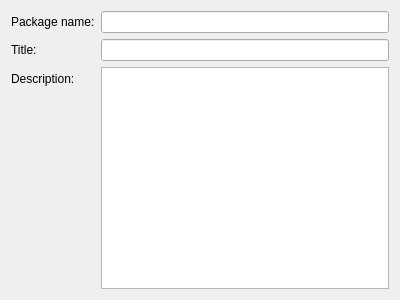
<?xml version="1.0" encoding="UTF-8"?>
<ui version="4.0">
 <class>WizardPage</class>
 <widget class="QWizardPage" name="WizardPage">
  <property name="geometry">
   <rect>
    <x>0</x>
    <y>0</y>
    <width>400</width>
    <height>300</height>
   </rect>
  </property>
  <property name="windowTitle">
   <string>WizardPage</string>
  </property>
  <property name="locale">
   <locale language="English" country="UnitedStates"/>
  </property>
  <property name="title">
   <string>New package</string>
  </property>
  <property name="subTitle">
   <string>Enter a name for the new package. You can also enter a title and a description (optional but recommended).</string>
  </property>
  <layout class="QFormLayout" name="formLayout">
   <item row="0" column="0">
    <widget class="QLabel" name="label">
     <property name="text">
      <string>Package name:</string>
     </property>
    </widget>
   </item>
   <item row="0" column="1">
    <widget class="QLineEdit" name="packageNameLineEdit"/>
   </item>
   <item row="1" column="0">
    <widget class="QLabel" name="label_2">
     <property name="text">
      <string>Title:</string>
     </property>
    </widget>
   </item>
   <item row="1" column="1">
    <widget class="QLineEdit" name="packageTitleLineEdit"/>
   </item>
   <item row="2" column="1">
    <widget class="QPlainTextEdit" name="packageDescriptionTextEdit"/>
   </item>
   <item row="2" column="0">
    <widget class="QLabel" name="label_3">
     <property name="text">
      <string>Description:</string>
     </property>
    </widget>
   </item>
  </layout>
 </widget>
 <resources/>
 <connections/>
</ui>
